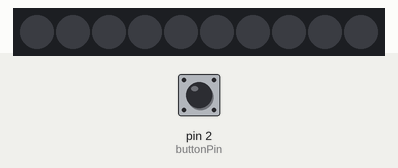
Bench run of a sketch on a simulated Arduino Uno, built with avr-gcc and run on an emulated ATmega328P. On the bench: 10 RGB LEDs in strip order, left to right. Inputs (shaded band) come from the test bench; at power-on: pin 2 (buttonPin) LOW. Dim RGB values are drawn brighter than linear.

Above: at 1.2 s.
1.3 s: pin 2 (buttonPin) pulled HIGH for 0.15 s
At 2.5 s:
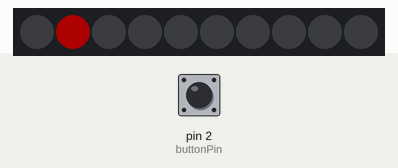
2.9 s: pin 2 (buttonPin) pulled HIGH for 1 s
At 3.8 s:
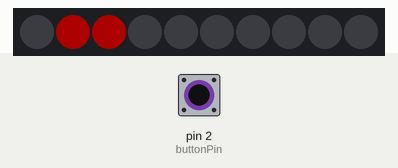
5.4 s: pin 2 (buttonPin) pulled HIGH for 0.15 s
At 5.7 s:
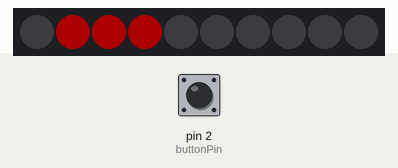
7.0 s: pin 2 (buttonPin) pulled HIGH for 1 s
At 8.2 s:
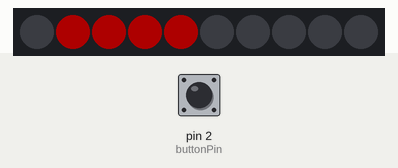
Timing chart, 0 to 10.0 s (numbered marks = the images above; inputs shaded):
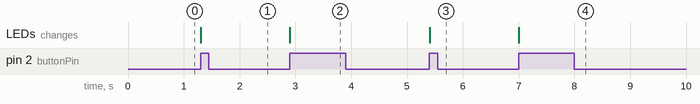

The sketch:

test2.ino
```cpp
#include <Adafruit_NeoPixel.h>

#include <FastLED.h>

#define DATA_PIN    3
#define LED_TYPE    WS2811
#define COLOR_ORDER RGB
#define NUM_LEDS    10
CRGB leds[NUM_LEDS];
#define BRIGHTNESS          50
#define FRAMES_PER_SECOND  120
#define COUNTER 0

Adafruit_NeoPixel strip = Adafruit_NeoPixel(50, DATA_PIN, NEO_GRB + NEO_KHZ800);

// this constant won't change:
const int  buttonPin = 2;    // the pin that the pushbutton is attached to
const int ledPin = 13;       // the pin that the LED is attached to

// Variables will change:
int buttonPushCounter = 0;   // counter for the number of button presses
int buttonState = 0;         // current state of the button
int lastButtonState = 0;     // previous state of the button

void setup() {
  // initialize the button pin as a input:
  pinMode(buttonPin, INPUT);
  FastLED.addLeds<LED_TYPE,DATA_PIN,COLOR_ORDER>(leds, NUM_LEDS).setCorrection(TypicalLEDStrip);
  FastLED.setBrightness(BRIGHTNESS);
}


void loop() {
  // read the pushbutton input pin:
  buttonState = digitalRead(buttonPin);

  // compare the buttonState to its previous state
  if (buttonState != lastButtonState) {
    // if the state has changed, increment the counter
    if (buttonState == HIGH)
         buttonPushCounter++;
      leds[buttonPushCounter] = CRGB::Red;
    FastLED.show();


    }
    // Delay a little bit to avoid bouncing
    delay(50);

  // save the current state as the last state,
  //for next time through the loop
  lastButtonState = buttonState;
  if (buttonPushCounter > NUM_LEDS) {
      strip.begin();
  strip.show(); // Initialize all pixels to 'off'
      buttonPushCounter = 0;
  }
}
```

Measured:
- after the input at 1.3 s, the LEDs: change at once (image 1)
- after the input at 2.9 s, the LEDs: change at once (image 2)
- after the input at 5.4 s, the LEDs: change at once (image 3)
- after the input at 7.0 s, the LEDs: change at once (image 4)
